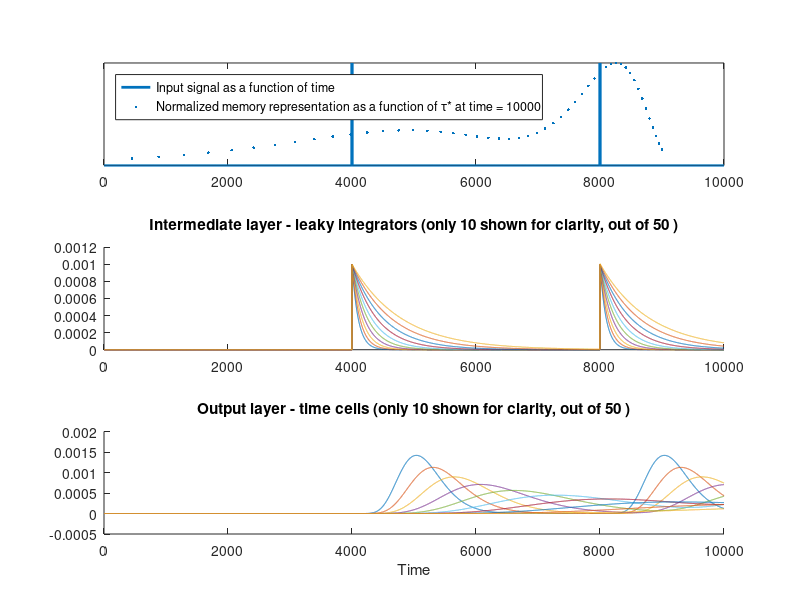

This chart was generated by the following MATLAB code:
% Toy example of scale-invariat, log-compressed memory representation
%
% The implementation follows from equations in Shankar & Howard, Neural
% Cputaiton 2012 and Shankar & Howard Journal of Machine Learning Research,
% 2013. Equations in the text reffer to the 2012 paper.
%
% Zoran Tiganj (zoran.tiganj@gmail.com) on May 22 2015  


%% Initialize parameters and alocate space

buff_len = 50; % number of output cells ("time cells") - T
k = 10; % order of the spatial derivative between intermediate and output layer
    %(higher value results in more narrow firing fields of time cells) 
N = buff_len+2*k; % number of cells in the intermediate layer (leaky integrators) - t
    % k edges will be ignored becase the spatial derivative will be
    % incomplete
Taustar_min = 1; % peak time of the first time cell
Taustar_max = 10; % peak time of the last time cell

% Create power-law growing Taustarlist (peak times of time cells) and
% corresponding s 
alpha = (Taustar_max/Taustar_min)^(1/buff_len)-1;
Taustarlist = Taustar_min*(1+alpha).^(-(k):(buff_len+(k)-1));
s = k./Taustarlist; % eq 2.3


% Create DerivMatrix that will be used to computed a spatial derivateve of t to
% compute T
DerivMatrix = zeros(N,N);
 for i = 2:N-1
   DerivMatrix(i,i-1) = -(s(i+1)-s(i))/(s(i)-s(i-1))/(s(i+1)-s(i-1));
   DerivMatrix(i,i) = ((s(i+1)-s(i))/(s(i)- s(i-1))-(s(i)-s(i-1))/(s(i+1)-s(i)))/(s(i+1)-s(i-1));
   DerivMatrix(i,i+1) = (s(i)-s(i-1))/(s(i+1)-s(i))/(s(i+1)-s(i-1));
 end
  
% Create time vector (tau) with length tau_len and resolution dtau
tau_len = 10000; dtau = 0.001; tau = 0:dtau:tau_len*dtau-dtau;

% create input signal f of length N; in this example it constaints two "delta" pulses 
f = zeros(1,tau_len); f(4000) = 1; f(8000) = 1;

% Alocate space for t and T
t = zeros(N,tau_len);
T = zeros(N,tau_len);


%% Run the main loop 
% Storing t and T for every tau_index is done only for plotting purpose,
% both t and T are time local (t is computed using only its single previous value
% - we're taking first order time-derivative and T is computed as a linear
% combination of time-local values of t)
tic
for tau_index = 2:tau_len
    t(:,tau_index) = t(:,tau_index-1)+((-s'.*t(:,tau_index-1)+f(tau_index))*dtau); % eq 2.1
    t_diff = DerivMatrix^k*t(:,tau_index);
    T(:,tau_index) = (-1)^k*s.^(k+1)'.*t_diff/factorial(k)'; % eq 2.3
end
toc



%% Plot the results

figure

subplot(3,1,1)
plot(f,'LineWidth',2);
hold on
scatter(10000-Taustarlist(k+1:end-k)*1000,T(k+1:end-k,end)/max(T(k+1:end-k,end)),'Marker','.');
legend('Input signal as a function of time',...
    'Normalized memory representation as a function of \tau* at time = 10000',...
    'Location', 'northwest')
set(gca,'YTickLabel',{})
set(gca,'YTick',[])

% Notice that the reconstruction peaks at k/(k+1) of the input peak

for i=1:5:buff_len % plot every 5th to make the figure look clean
    subplot(3,1,2)
    hold on, plot(t(i+k,:)) 
    title('Intermediate layer - leaky integrators (only 10 shown for clarity, out of 50 )')

    subplot(3,1,3)
    hold on, plot(T(i+k,:)) % T only makes sense between k+1 and end-k, 
        % since we're taking k-th spatial derivative, edges can not be
        % properly computed
    title('Output layer - time cells (only 10 shown for clarity, out of 50 )')
end

xlabel('Time')

set(gcf,'color','w')

% safe the figure
%export_fig('compressed_memory.pdf')
%saveas(gcf,'compressed_memory.fig')
